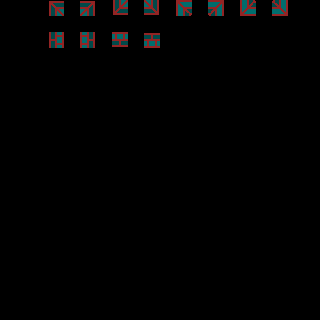

A level layout from a 2D game, rendered from its tile map. Below: a short description, then the map file with tile-grid data replaced by summaries:
An orthogonal 20x20 tile map with 16x16 px tiles, 3 tile layers (regions, input_sol, output_objet).

<map version="1.0" orientation="orthogonal" renderorder="right-down" width="20" height="20" tilewidth="16" tileheight="16" nextobjectid="1">
 <tileset firstgid="1" source="tileset.tsx" />
 <layer name="regions" width="20" height="20">
  <data>[400 cells, 12 non-empty, 1 distinct tile ids]</data>
 </layer>
 <layer name="input_sol" width="20" height="20">
  <data>[400 cells, 12 non-empty, 12 distinct tile ids]</data>
 </layer>
 <layer name="output_objet" width="20" height="20">
  <data>[400 cells, 12 non-empty, 12 distinct tile ids]</data>
 </layer>
</map>
